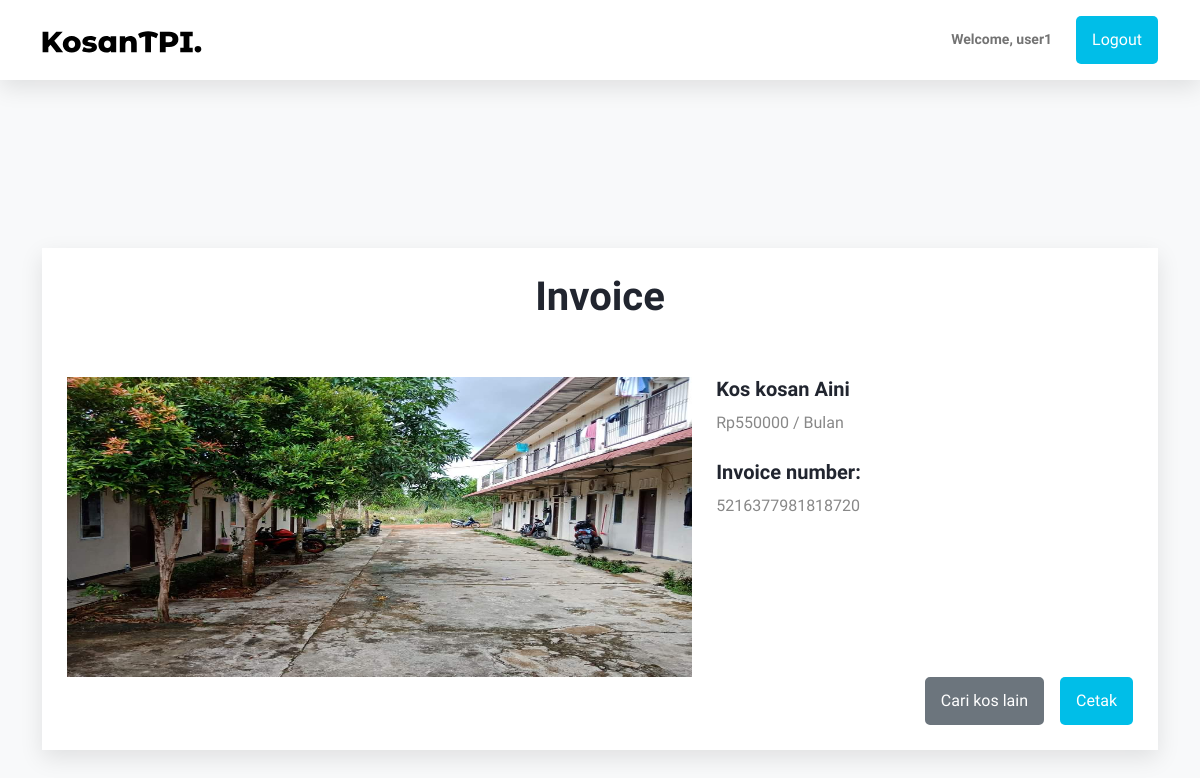
The app's page /invoice.php?id=514 (signed in) with its own data.
### tables this page shows
CREATE TABLE `products` (
  `id` int(11) NOT NULL,
  `name` varchar(200) NOT NULL,
  `desc` text NOT NULL,
  `price` float NOT NULL,
  `img` text NOT NULL,
  `date_added` datetime NOT NULL DEFAULT current_timestamp(),
  `fasilitas` text NOT NULL
);

### invoice.php (the view, shortened to what this page needs)
<?php
@include 'config.php';
?>
<!DOCTYPE html>
<html lang="en">
<head>
    <link rel="stylesheet" href="css/bootstrap.min.css">
    <link rel="stylesheet" href="css/boxicons.min.css">
    <link rel="stylesheet" href="https://cdnjs.cloudflare.com/ajax/libs/animate.css/4.1.1/animate.min.css" />
    <link rel="stylesheet" href="css/style.css">
</head>
<body>
    <nav class="navbar navbar-expand-lg py-3 sticky-top navbar-light bg-white d-flex justify-content-around">
        <div class="container">
            <a class="navbar-brand" href="#">
                <img class="logo" src="img/KosanTPI-Dark.svg" alt="">
            </a>
            <div class="collapse navbar-collapse" id="navbarNav">
                <ul class="navbar-nav ms-auto">
                    <li class="nav-item">
                        <a class="nav-link" href="user_profile.php"><span>Welcome,
                                <?php echo $_SESSION['user_name'] ?>
                            </span>
                        </a>
                    </li>
                </ul>
                <button class="btn btn_blue ms-lg-3" onclick="document.location='logout.php'">Logout</button>
            </div>
        </div>
    </nav>
    <section id="product" class="bg-light">
        <div class="container">
            <?php
            $id = $_GET['id'];
            $sql = "SELECT * FROM products WHERE id ='$id'";
            $gotResuslts = mysqli_query($conn, $sql);
            if ($gotResuslts) {
                if (mysqli_num_rows($gotResuslts) > 0) {
                    while ($row = mysqli_fetch_array($gotResuslts)) {
            ?>
                        <div class="row g-4">
                            <div class="col">
                                <div class="products-post card-effect d-flex flex-column">
                                    <div class="col-md-9 mx-auto text-center mb-5">
                                        <h1>Invoice</h1>
                                    </div>
                                    <div id="printableArea" class="d-flex gap-4 align-it">
                                        <div style="flex:0.6;">
                                            <img src="uploads/<?php echo $row['img'] ?>" alt="" style="width: 100%; height:300px">
                                        </div>
                                        <div style="flex:0.4;">
                                            <h5><a href="#"><?php echo $row['name'] ?></a></h5>
                                            <p>Rp<?php echo $row['price'] ?> / Bulan</p>
                                            <h5 class="mt-4"><a href="#">Invoice number: </a></h5>
                                            <p><?php
                                                function generatenumber($limit)
                                                {
                                                    $code = '';
                                                    for ($i = 0; $i < $limit; $i++) {
                                                        $code .= mt_rand(0, 9);
                                                    }
                                                    return $code;
                                                }
                                                echo generatenumber(16);
                                                ?></p>
                                        </div>
                                    </div>
                                    <div class="d-flex justify-content-end gap-3">
                                        <button class="btn btn-secondary" onclick="document.location='user_page.php'">Cari kos lain</button>
                                        <button class="btn btn_blue" onclick="printDiv('printableArea')">Cetak</button>
                                    </div>
                                </div>
                            </div>
                        </div>
            <?php
                    }
                }
            }
            ?>
        </div>
    </section>
</body>
</html>

### css/style.css (style rules this page uses)
:root { --blue: #00BEE8; --dark: #21252f; --body: #888; --white: #ffffff; --box-shadow: 0 8px 22px rgba(0, 0, 0, 0.1); }
html { scroll-behavior: smooth; }
body { font-family: "Sora", sans-serif; line-height: 1.7; color: var(--body); }
h1, h2, h3, h4, h5, h6, .display-4 { color: var(--dark); font-weight: 700; }
a { color: var(--dark); text-decoration: none; }
img { width: 100%; }
.navbar { box-shadow: var(--box-shadow); }
.logo { width: 160px; }
.navbar .nav-link { font-size: 14px; font-weight: 700; }
.btn { padding: 10px 14px; border-width: 2px; border-radius: 5px; }
.btn_blue { background-color: #00BEE8; color: var(--white); }
section { padding-top: 120px; padding-bottom: 120px; }
.card-effect { box-shadow: var(--box-shadow); background-color: var(--white); padding: 25px; transition: all 0.35s ease; }
.products-post img { height: 240px; }

### records on screen
products: img (picture), name "Kos kosan Aini", price "550000", generatenumber "5216377981818720"

### other values on screen
$_SESSION['user_name'] "user1"
